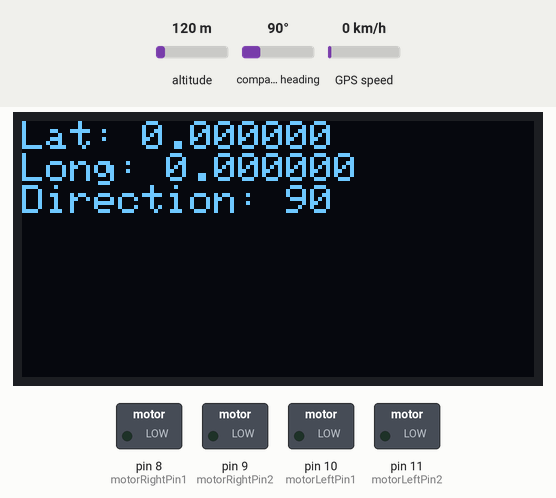
Bench run of a sketch on a simulated Arduino Uno, built with avr-gcc and run on an emulated ATmega328P. Shown: 128×64 one-colour display, switched loads named in the sketch (green lamp = pin HIGH). The inputs (shaded band) are chosen by the test bench; at power-on: compass heading 90°, altitude 120 m, GPS speed 0 km/h. The GPS gets a fix after 3 s at 37.7749, -122.4194 with 8 satellites.

Above: at 1.2 s.
1.3 s: compass heading set to 7°
At 2.5 s:
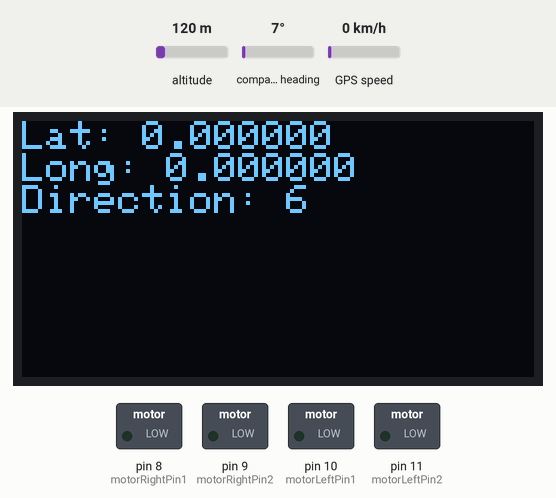
4.6 s: compass heading set to 90°
At 5.6 s:
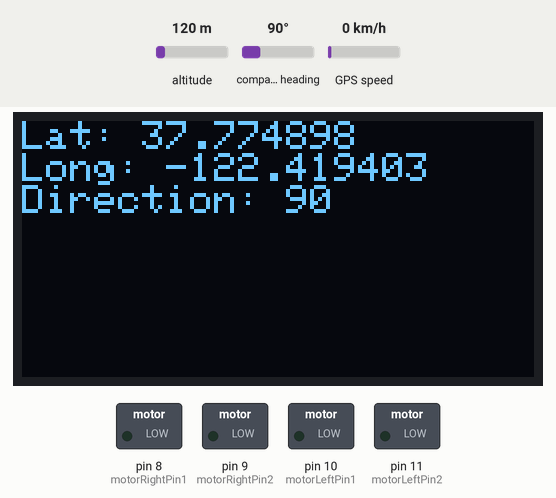
6.1 s: compass heading set to 180°
At 6.6 s:
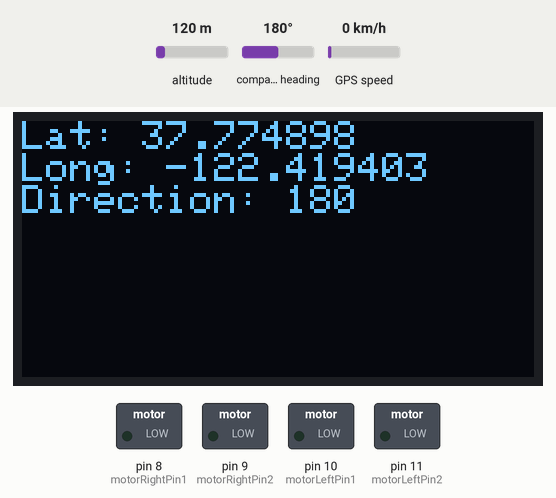
Timing chart, 0 to 9.1 s (numbered marks = the images above; inputs shaded):
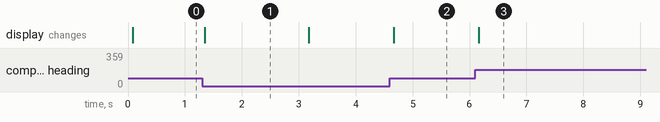

Measured:
- after the input at 1.3 s, the display: changes after 0.05 s (image 1)
- after the input at 4.6 s, the display: changes after 0.06 s (image 2)
- after the input at 6.1 s, the display: changes after 0.06 s (image 3)
- what the display in image 1 shows lasts 1.9 s, from 1.3 s to 3.2 s

The sketch:

NAVWithDisplay.ino
```cpp
  #include <Wire.h>
#include <Adafruit_SSD1306.h>
#include <TinyGPS++.h>
#include <Adafruit_HMC5883_U.h>

//Motor Pins
int motorRightPin1 = 8;
int motorRightPin2 = 9;

int motorLeftPin1 = 10;
int motorLeftPin2 = 11;

//GPS Cardinal Bountries
long double northLat = 33.377391;
long double eastLong = -111.700973;
long double southLat = 33.376762;
long double westLong = -111.701263;

//GPS Grid Checkpoints
long double latZero = southLat;
long double latOne = ((northLat - southLat)/4)+southLat;
long double latTwo = (((northLat - southLat)/4) * 2)+ southLat;
long double latThree = (((northLat - southLat)/4) * 3)+ southLat;
long double latFour = northLat;

long double longZero = eastLong;
long double longOne = ((westLong - eastLong)/4)+eastLong;
long double longTwo = (((westLong - eastLong)/4) * 2) + eastLong;
long double longThree = (((westLong - eastLong)/4) * 3) + eastLong;
long double longFour = westLong;

// OLED display dimensions
const int OLED_WIDTH = 128;
const int OLED_HEIGHT = 64;

// OLED display object
Adafruit_SSD1306 display(OLED_WIDTH, OLED_HEIGHT, &Wire, -1);

// GPS object
TinyGPSPlus gps;

// Magnetometer object
Adafruit_HMC5883_Unified magnetometer = Adafruit_HMC5883_Unified(12345);

void setup() {
  // Initialize serial communication
  Serial.begin(9600);

  // Initialize OLED display
  display.begin(SSD1306_SWITCHCAPVCC, 0x3C);
  display.clearDisplay();
  display.setTextSize(1);
  display.setTextColor(WHITE);
  display.setCursor(0, 0);

  // Initialize magnetometer
  if(!magnetometer.begin()) {
    Serial.println("Error initializing magnetometer");
  }

  // Initialize Motors
  pinMode(motorRightPin1, OUTPUT);
  pinMode(motorRightPin2, OUTPUT);
  pinMode(motorLeftPin1, OUTPUT);
  pinMode(motorLeftPin2, OUTPUT);
}

void loop() {
  // Read data from GPS module
  while (Serial.available()) {
    gps.encode(Serial.read());
  }

  // Read data from magnetometer
  sensors_event_t event;
  magnetometer.getEvent(&event);

  // Calculate compass direction
  float heading = atan2(event.magnetic.y, event.magnetic.x);
  if (heading < 0) {
    heading += 2 * PI;
  }
  int direction = heading * 180 / M_PI;
//  int direction = heading;

  // Display GPS coordinates and compass direction on OLED display
  display.clearDisplay();
  display.setCursor(0, 0);
  display.print("Lat: ");
  display.println(gps.location.lat(), 6);
  display.print("Long: ");
  display.println(gps.location.lng(), 6);
  display.print("Direction: ");
  display.println(direction);
  display.display();
}

void goForward() {
  digitalWrite(motorRightPin1, HIGH);
  digitalWrite(motorRightPin2, LOW);

  digitalWrite(motorLeftPin1, HIGH);
  digitalWrite(motorLeftPin2, LOW);
}

void goBackWard() {
  digitalWrite(motorRightPin2, HIGH);
  digitalWrite(motorRightPin1, LOW);

  digitalWrite(motorLeftPin2, HIGH);
  digitalWrite(motorLeftPin1, LOW);
}

void turnRight() {
  digitalWrite(motorRightPin1, HIGH);
  digitalWrite(motorRightPin2, LOW);

  digitalWrite(motorLeftPin2, HIGH);
  digitalWrite(motorLeftPin1, LOW);
}

void turnLeft() {
  digitalWrite(motorRightPin2, HIGH);
  digitalWrite(motorRightPin1, LOW);

  digitalWrite(motorLeftPin1, HIGH);
  digitalWrite(motorLeftPin2, LOW);
}
```
